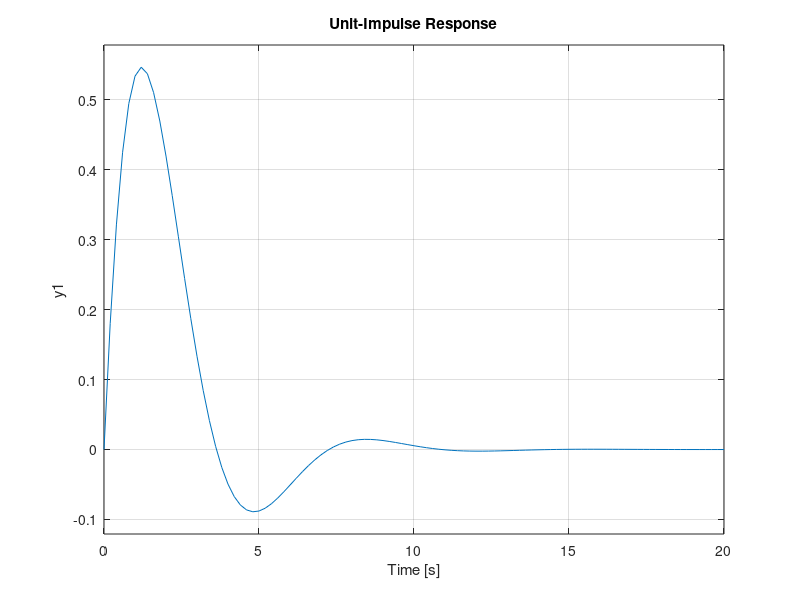

This figure's MATLAB source:
pkg load control
%Program to obtain impulse response of a state space model
A = [0 1;-1 -1];
B = [0;1];
C= [1 0];
D = [0];
sys = ss(A,B,C,D);
impulse(sys)
title('Unit-Impulse Response')
grid on